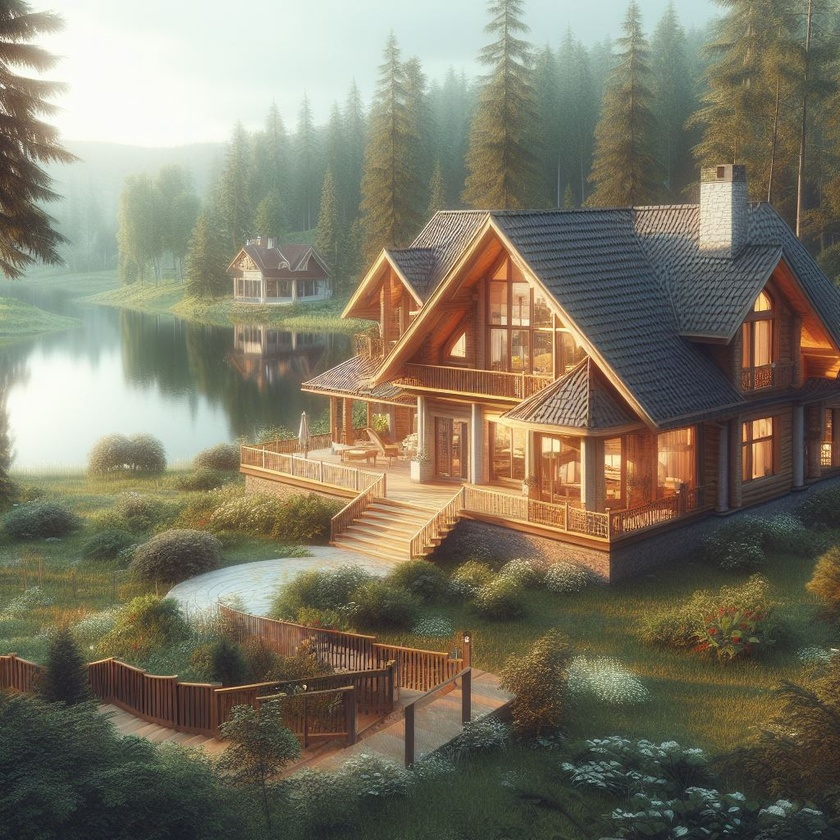
#> input picture opencv/data/gol_manzarasi.jpeg, 840 x 840 px, shrunk from 1024 x 1024 before the run
$ python u16_gorsel_cevirme.py
#> lines starting #> are read from the running program, lines starting #| are printed output that depends on the picture
import cv2 as cv

img=cv.imread(r'data/gol_manzarasi.jpeg')
#> img is the input picture: shape (840, 840, 3); mean B, G, R 101.2, 119.4, 125

yatay_img= cv.flip(img,1) #yatay öğrenme
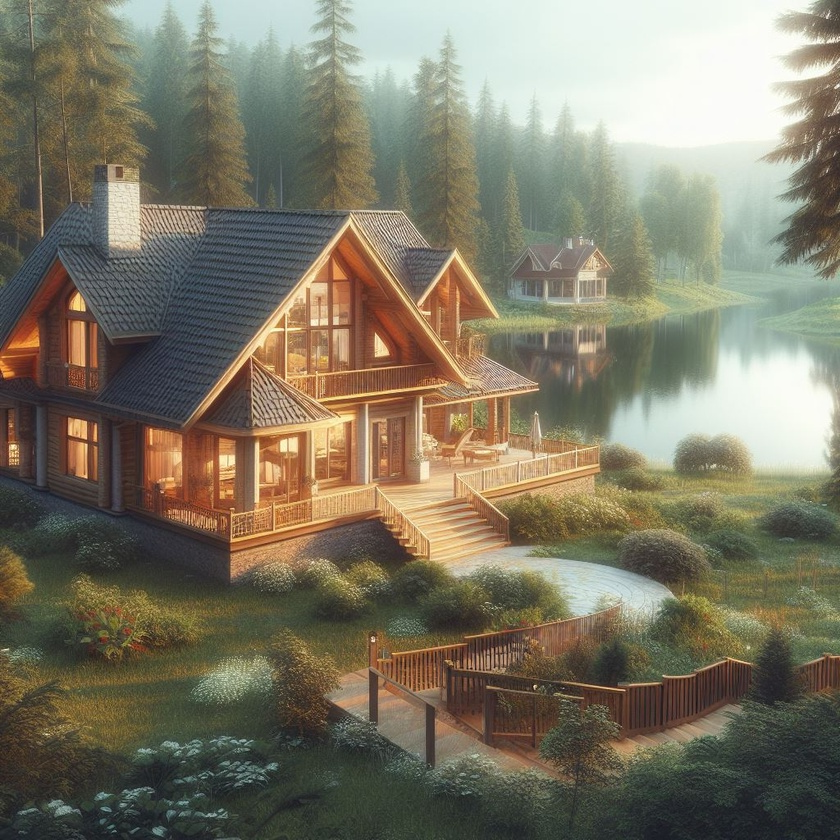
#> yatay_img: shape (840, 840, 3); mean B, G, R 101.2, 119.4, 125
dky_img= cv.flip(img,0) #yatay öğrenme
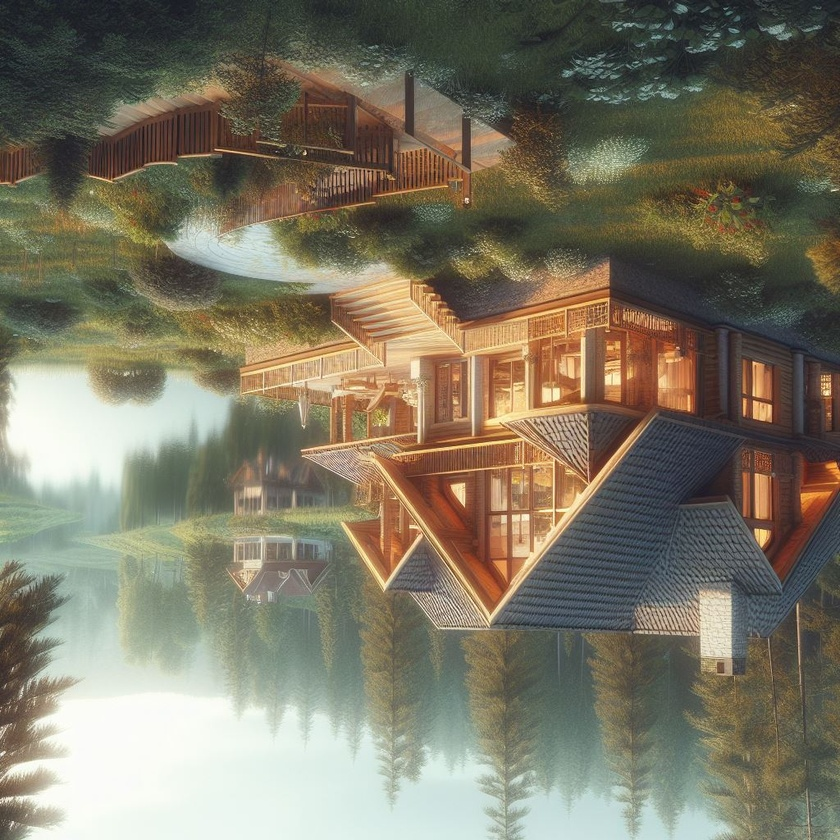
#> dky_img: shape (840, 840, 3); mean B, G, R 101.2, 119.4, 125
yzseksen_img=cv.flip(img,-1) # hem dikey hem yatay
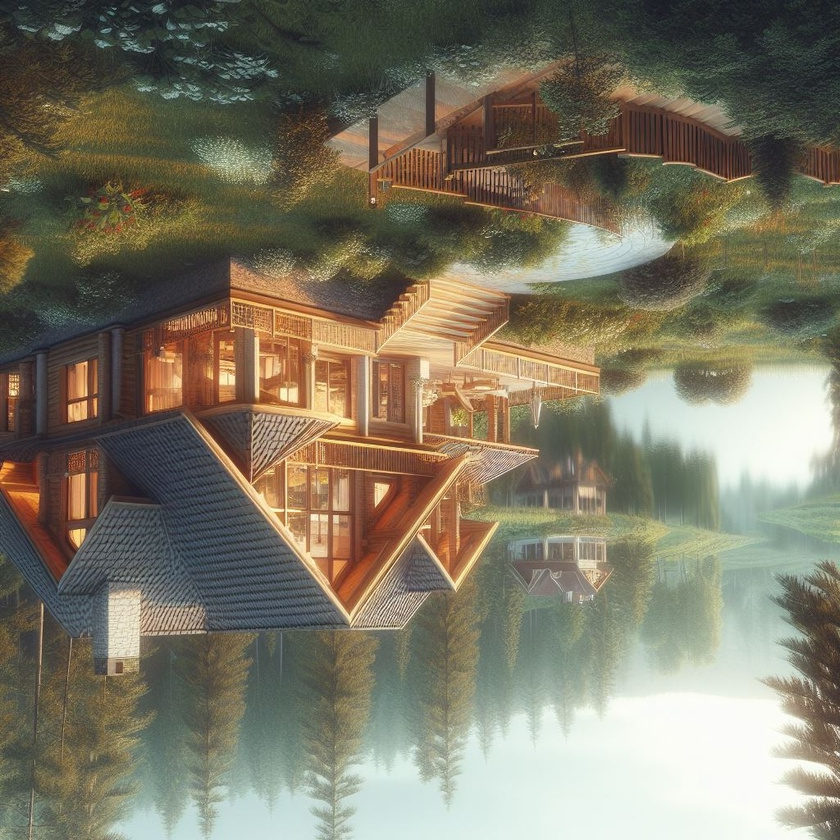
#> yzseksen_img: shape (840, 840, 3); mean B, G, R 101.2, 119.4, 125

cv.imshow("yatay", yatay_img)
cv.imshow("dikey", dky_img)
cv.imshow("180", yzseksen_img)

cv.waitKey(0)
cv.destroyAllWindows()

$ run again, with opencv/data/kizil_cam.jpeg copied over opencv/data/gol_manzarasi.jpeg
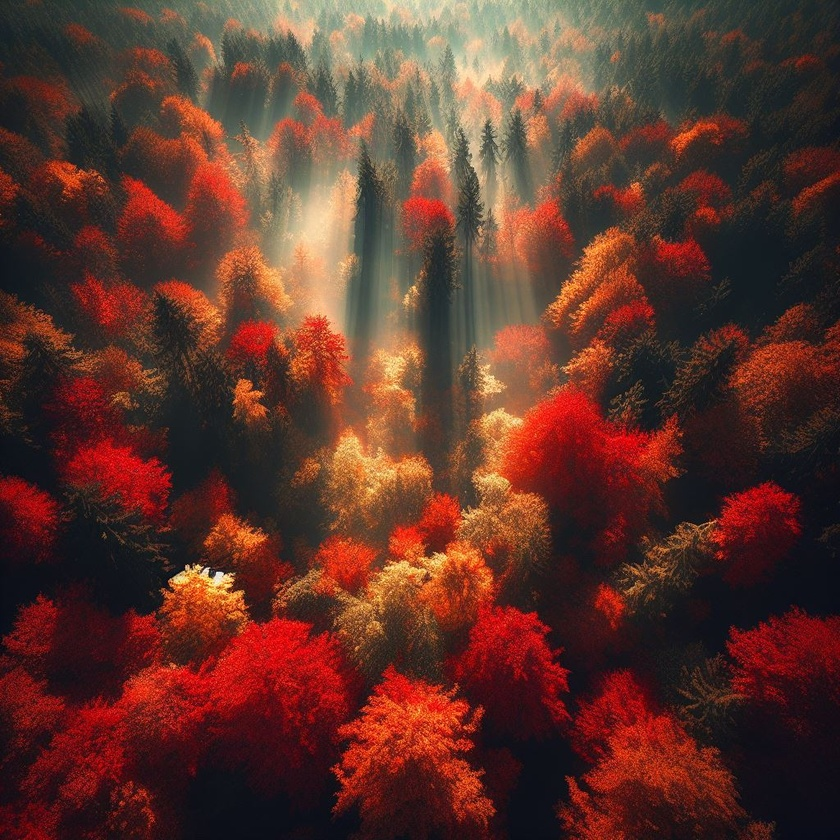
#> input picture opencv/data/kizil_cam.jpeg, 840 x 840 px, shrunk from 1024 x 1024 before the run
#> img is the input picture: shape (840, 840, 3); mean B, G, R 43.8, 53.7, 95
#> `dky_img= cv.flip(img,0)`:
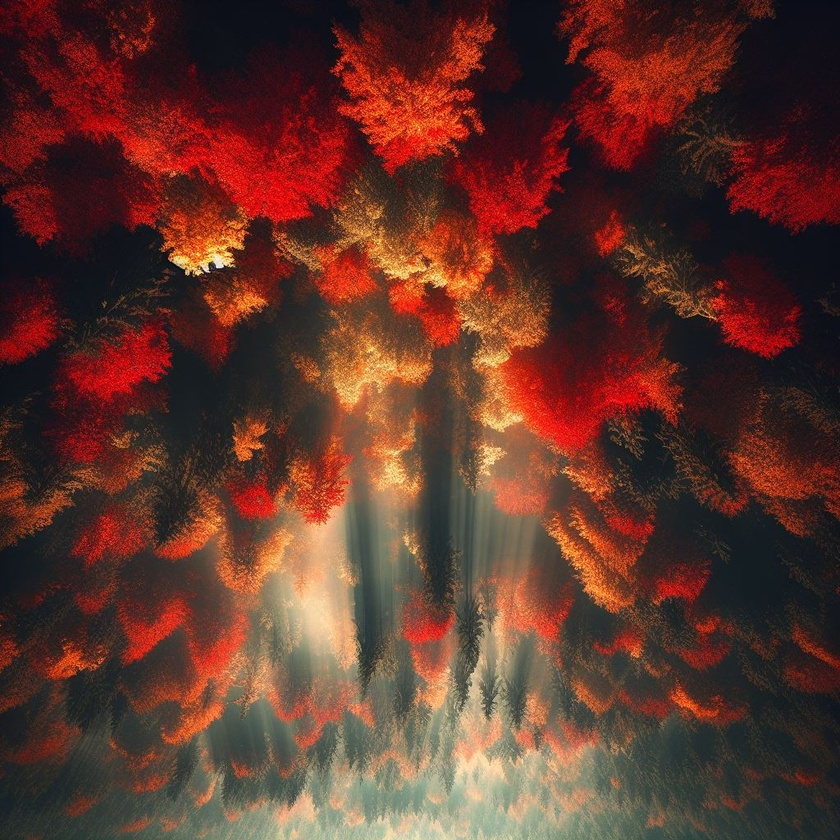
#> dky_img: shape (840, 840, 3); mean B, G, R 43.8, 53.7, 95
#> `yzseksen_img=cv.flip(img,-1)`:
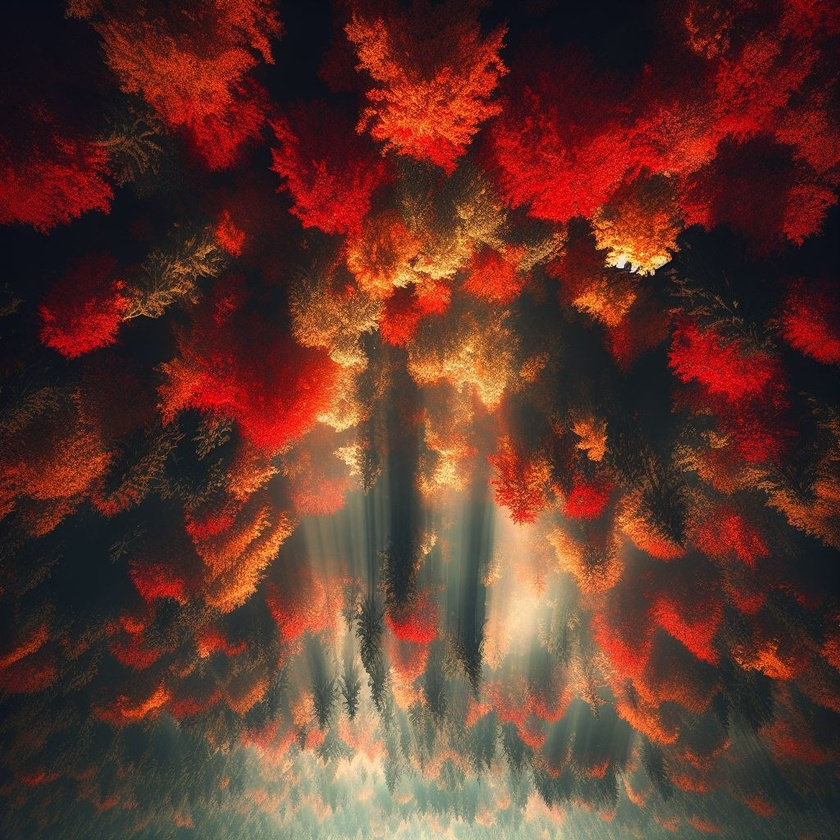
#> yzseksen_img: shape (840, 840, 3); mean B, G, R 43.8, 53.7, 95

$ run again, with opencv/data/kizil_sac3.jpeg copied over opencv/data/gol_manzarasi.jpeg
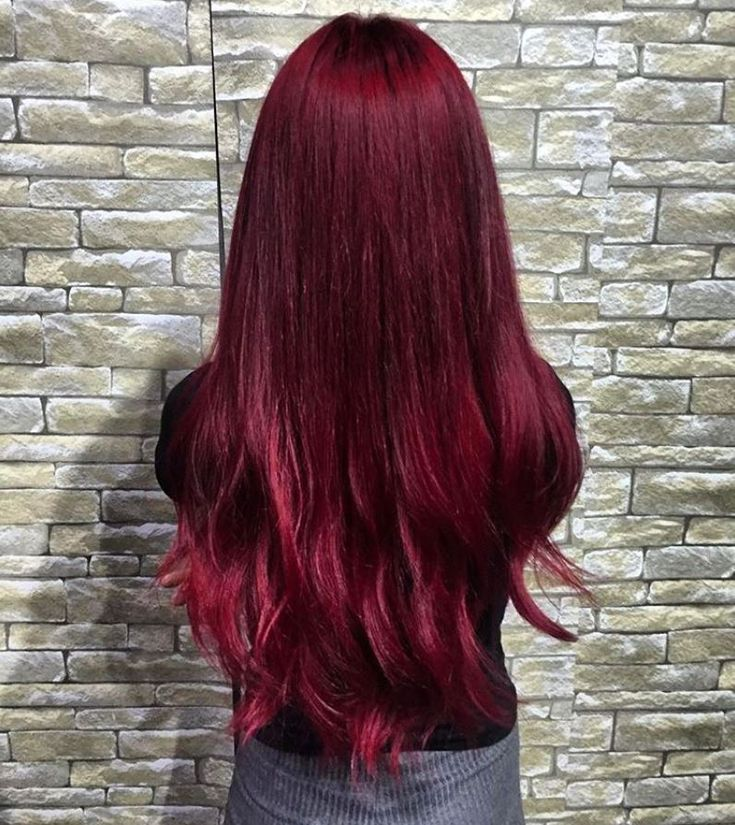
#> input picture opencv/data/kizil_sac3.jpeg, 735 x 825 px
#> img is the input picture: shape (825, 735, 3); mean B, G, R 105.6, 105.9, 126
#> `dky_img= cv.flip(img,0)`:
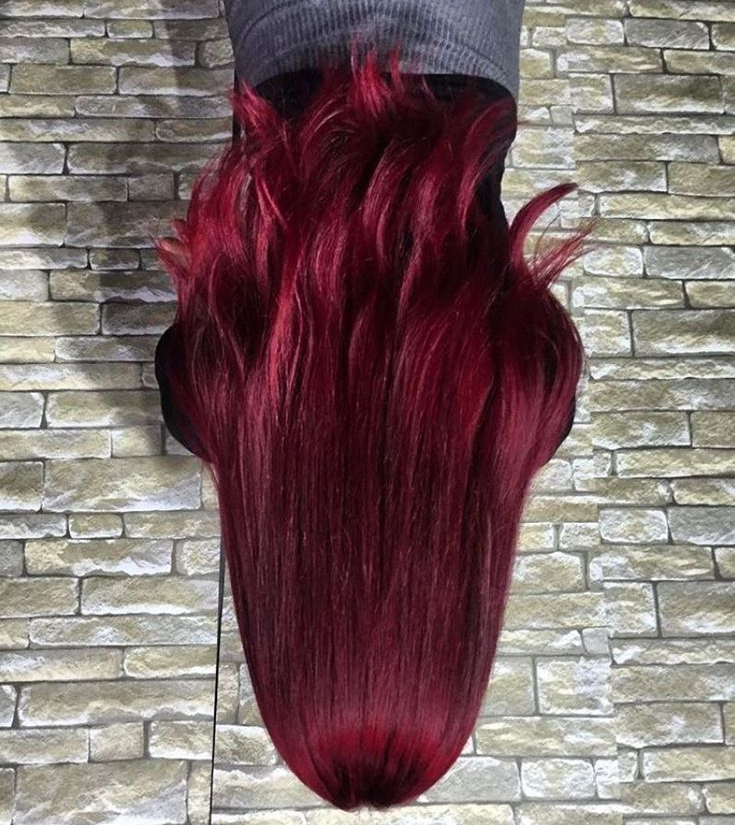
#> dky_img: shape (825, 735, 3); mean B, G, R 105.6, 105.9, 126
#> `yzseksen_img=cv.flip(img,-1)`:
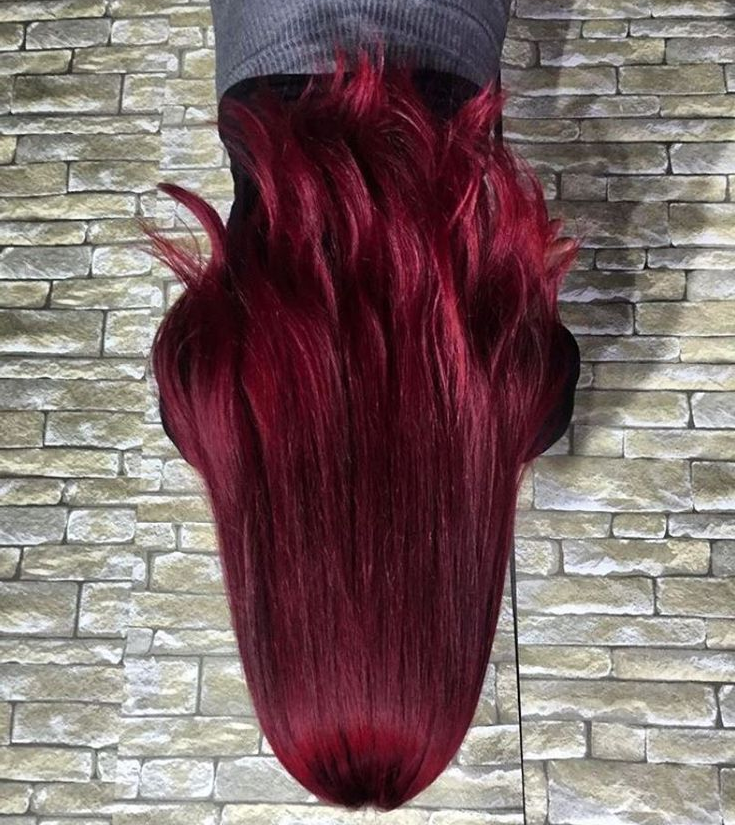
#> yzseksen_img: shape (825, 735, 3); mean B, G, R 105.6, 105.9, 126
